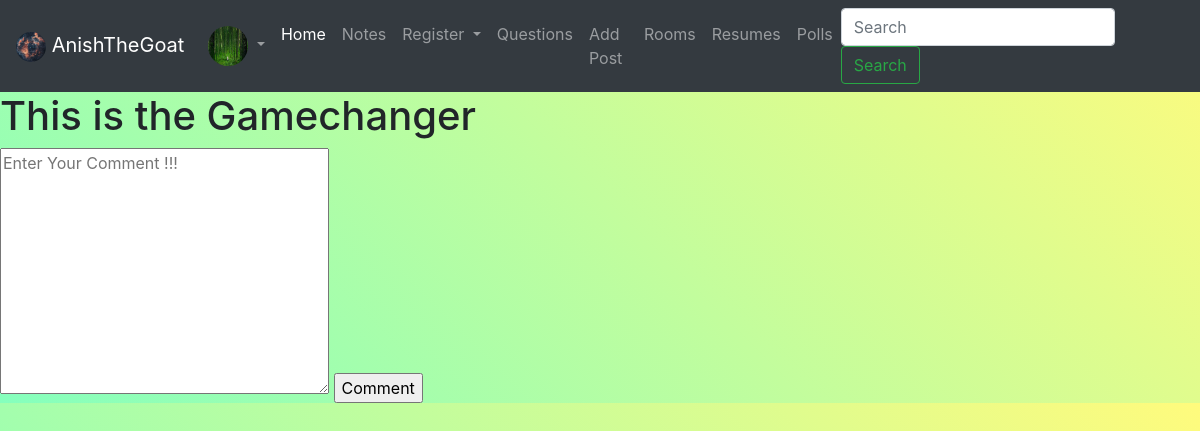
The page /add-post-comment/11 (signed in) on the database its author committed.
### base/models.py (models this page shows, shortened)
class User(AbstractUser):
    name = models.CharField(max_length=50, null = False)
    email = models.CharField( max_length=50 ,null = True)
    avatar = models.ImageField( upload_to='Avaters',  default = 'default-profile-pic.png')
    bio = models.TextField(null = True)
    bca_class = models.CharField( max_length=50 ,choices=class_list ,default= ('1st Sem', '1st Sem'), null = True)
    is_teacher = models.BooleanField(default = False)
    followers = models.ManyToManyField('User', related_name='follower')
    followings = models.ManyToManyField('User',related_name= 'following')

class Post(models.Model):
    user = models.ForeignKey(User, on_delete=models.CASCADE,related_name='posts')
    caption = models.CharField(max_length=200 , null = True)
    image = models.ImageField(upload_to='Post_Images')
    date = models.DateTimeField(auto_now_add=True)
    likes = models.ManyToManyField(User, related_name='liked_by')

### base/views.py (the view, shortened to what this page needs)
# urls.py: path('add-post-comment/<int:id>', add_post_comment ,name = 'add-post-comment'),
@login_required(login_url='login')
def add_post_comment(request ,id):
    post = Post.objects.get(id = id)
    context = {
        'post' : post
    }
    return render(request, 'add-post-comment.html', context)

### templates/add-post-comment.html (shortened to what this page needs)
{% extends 'master.html' %}
{% block content %}
<h1>{{post.caption}}</h1>
<form action="" method = 'POST'>
    <textarea name="body" id="" cols="30" rows="10" placeholder = 'Enter Your Comment !!!'></textarea>
    <input type="submit" value = 'Comment'>
</form>
{% endblock content %}

### templates/master.html (shortened to what this page needs)
{% load static %}
<!DOCTYPE html>
<html lang="en">
<head>
    <link rel="stylesheet" href="{% static 'css/master.css' %}">
    <link rel="stylesheet" href="https://maxcdn.bootstrapcdn.com/bootstrap/4.5.2/css/bootstrap.min.css">
    <link rel="stylesheet" href="https://cdnjs.cloudflare.com/ajax/libs/font-awesome/6.3.0/css/all.min.css">
  </head>
<body>
    <nav class="navbar navbar-dark bg-dark navbar-expand-lg">
      <a class="navbar-brand" href="#">
        <img src="{% static 'images/website.avif' %}" width="30" height="30" alt="logo" class="rounded-circle">
        {% if request.user.is_authenticated %}
        {{request.user.username}}
        {% else %}
        Anonymous
        {% endif %}
      </a>
      <div class="collapse navbar-collapse" id="navbar-list-4">
        <ul class="navbar-nav">
            <li class="nav-item dropdown">
            {% if request.user.is_authenticated %}
            <a class="nav-link dropdown-toggle" href="#" id="navbarDropdownMenuLink" role="button" data-toggle="dropdown" aria-haspopup="true" aria-expanded="false">
              <img src="{{request.user.avatar.url}}" width="40" height="40" class="rounded-circle">
            </a>
            {% endif %}
          </li>
        </ul>
          <ul class="navbar-nav mr-auto">
            <li class="nav-item active">
              <a class="nav-link" href="{% url 'home' %}">Home </a>
            </li>
            <li class="nav-item">
              <a class="nav-link" href="{% url 'notes' %}">Notes</a>
            </li>
            <li class="nav-item dropdown">
              <a class="nav-link dropdown-toggle" href="#" id="navbarDropdown" role="button" data-toggle="dropdown" aria-haspopup="true" aria-expanded="false">
                Register
              </a>
            </li>
            <li class="nav-item">
              <a class="nav-link" href="{% url 'questions' %}">Questions</a>
            </li>
            <li class="nav-item">
              <a class="nav-link" href="{% url 'add-post' %}">Add Post</a>
            </li>
            <li class="nav-item">
              <a class="nav-link" href="{% url 'rooms' %}">Rooms</a>
            </li>
            <li class="nav-item">
              <a class="nav-link" href="{% url 'resumes' %}">Resumes</a>
            </li>
            <li class="nav-item">
              <a class="nav-link" href="{% url 'polls' %}">Polls</a>
            </li>
          </ul>
          <form class="form-inline my-2 my-lg-0" method  = 'POST' action = '/user-search'>
            <input class="form-control mr-sm-2" type="search" placeholder="Search" aria-label="Search" name = 'search'>
            <button class="btn btn-outline-success my-2 my-sm-0" type="submit">Search</button>
          </form>
      </nav>
    {% block content %}
    {% endblock content %}
</body>
</html>

### rows shown on the page
User: user.username "AnishTheGoat", user.avatar (picture)
Post: caption "This is the Gamechanger"
